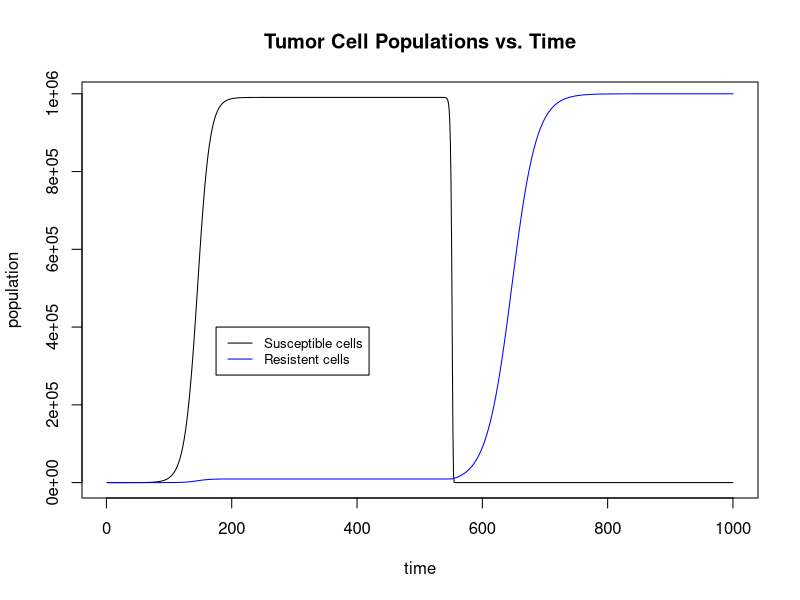

Source code (R): (Note: this script raises an error after producing the figure.)
# Code to model tumor growth with drug-resistent mutant subpopulation
# Tumor starts as a single cell (N=1)
# At 100 cells, one cell becomes drug-resistent (M=1)
# After tumor reaches equilibrium, drug is introduced, only killing N-cells and
# reducing growth rate of M-cells
library(ggplot2)
library(cowplot)
library(reshape2)

K <- 1000000
rN <- 0.1
rM <- 0.1
N0 <- 1
M0 <- 0

timesteps <- 500
count <- 0
Npop <- numeric(length=1000)
Npop[1] <- N0
Mpop <- numeric(length=1000)
Mpop[1] <- M0

for (t in 1:timesteps){
  if (count<100) {
    Mpop[t+1] <- 0
    Npop[t+1] <- (Npop[t]+rN*Npop[t]*(1-(Npop[t]+Mpop[t])/K))
    count <- Npop[t+1]
    timer <- t
  }else{
    Mpop[timer+1] <- 1
    Npop[t+1] <- (Npop[t]+rN*Npop[t]*(1-(Npop[t]+Mpop[t])/K))
    Mpop[t+1] <- (Mpop[t]+rM*Mpop[t]*(1-(Npop[t]+Mpop[t])/K))
  }
}

# Drug is introduced at t=501
# The daily rate at which N-cells decrease after drug treatment was changed from
# -0.1 to -1.0 because (Npop[t]+Mpop[t])/K was too small to show significant
# decline, even after 1000000 time units.
rMd <- 0.05
rNd <- 1.0
for (t in 501:999){
  Npop[t+1] <- (Npop[t]-rNd*Npop[t]*(1-(Npop[t]+Mpop[t])/K))
  Mpop[t+1] <- (Mpop[t]+rMd*Mpop[t]*(1-(Npop[t]+Mpop[t])/K))
}

timeaxis=as.numeric(1:1000)

plot(timeaxis, Npop, type="l", xlab="time", ylab="population", main="Tumor Cell Populations vs. Time")+lines(timeaxis,Mpop, type="l", col="blue")+legend(175,4e+05,legend=c("Susceptible cells", "Resistent cells"), col=c("black","blue"), lty=1:1, cex=0.8)
